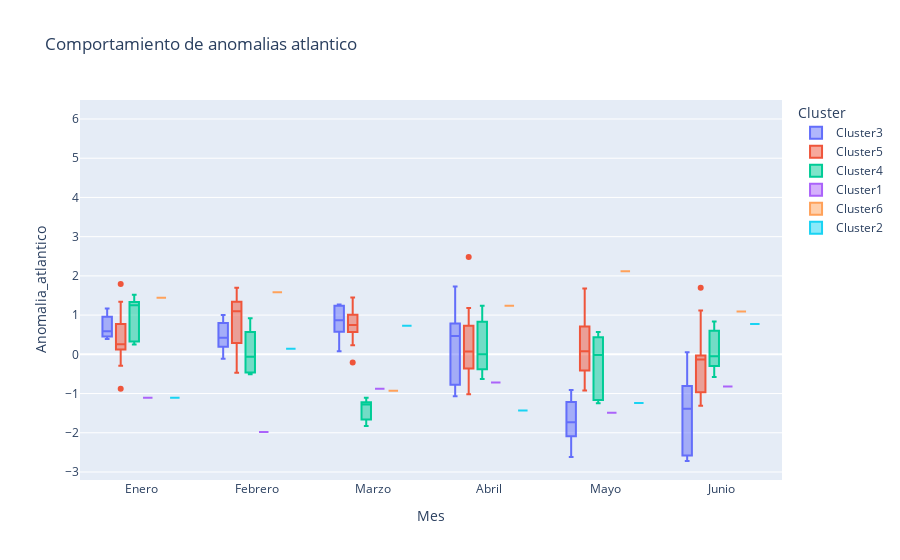

Notebook cell for this chart:
### Code cell
# Definir el orden de los clusters
clusters_orden = ["Cluster1", "Cluster2", "Cluster3", "Cluster4", "Cluster5", "Cluster6"]
df_melted['Clusteratlantico'] = pd.Categorical(df_melted['Clusteratlantico'], categories=clusters_orden, ordered=True)

# Ordenar los meses
meses_orden = ["Enero", "Febrero", "Marzo", "Abril", "Mayo", "Junio"]
df_melted['Mes'] = pd.Categorical(df_melted['Mes'], categories=meses_orden, ordered=True)

# Crear el boxplot
fig = px.box(df_melted, x='Mes', y='a_atlantico', color='Clusteratlantico', 
             labels={'Mes': 'Mes', 'a_atlantico': 'Anomalia_atlantico', 'Clusteratlantico': 'Cluster'},
             title='Comportamiento de anomalias atlantico')

# Mostrar la gráfica
fig.show()

### Figure 1 — Plotly figure (JSON) as saved in the notebook; plotly's stock layout.template omitted (floating-point values rounded to 4 significant figures)
{"data": [{"alignmentgroup": "True", "hovertemplate": "Cluster=Cluster3<br>Mes=%{x}<br>Anomalia_atlantico=%{y}<extra></extra>", "legendgroup": "Cluster3", "marker": {"color": "#636efa"}, "name": "Cluster3", "notched": false, "offsetgroup": "Cluster3", "orientation": "v", "showlegend": true, "type": "box", "x": ["Enero", "Enero", "Enero", "Enero", "Enero", "Febrero", "Febrero", "Febrero", "Febrero", "Febrero", "Marzo", "Marzo", "Marzo", "Marzo", "Marzo", "Abril", "Abril", "Abril", "Abril", "Abril", "Mayo", "Mayo", "Mayo", "Mayo", "Mayo", "Junio", "Junio", "Junio", "Junio", "Junio", null, null, null, null, null], "x0": " ", "xaxis": "x", "y": [0.39, 0.89, 1.17, 0.48, 0.59, -0.11, 0.73, 0.42, 1, 0.29, 0.87, 0.08, 1.27, 0.74, 1.23, -0.68, -1.07, 0.47, 1.73, 0.47, -1.32, -1.73, -0.91, -1.91, -2.62, -2.72, -1.39, -2.53, 0.05, -1.09, 3, 3, 3, 3, 3], "y0": " ", "yaxis": "y"}, {"alignmentgroup": "True", "hovertemplate": "Cluster=Cluster5<br>Mes=%{x}<br>Anomalia_atlantico=%{y}<extra></extra>", "legendgroup": "Cluster5", "marker": {"color": "#EF553B"}, "name": "Cluster5", "notched": false, "offsetgroup": "Cluster5", "orientation": "v", "showlegend": true, "type": "box", "x": ["Enero", "Enero", "Enero", "Enero", "Enero", "Enero", "Enero", "Enero", "Enero", "Enero", "Enero", "Enero", "Enero", "Enero", "Febrero", "Febrero", "Febrero", "Febrero", "Febrero", "Febrero", "Febrero", "Febrero", "Febrero", "Febrero", "Febrero", "Febrero", "Febrero", "Febrero", "Marzo", "Marzo", "Marzo", "Marzo", "Marzo", "Marzo", "Marzo", "Marzo", "Marzo", "Marzo", "Marzo", "Marzo", "Marzo", "Marzo", "Abril", "Abril", "Abril", "Abril", "Abril", "Abril", "Abril", "Abril", "Abril", "Abril", "Abril", "Abril", "Abril", "Abril", "Mayo", "Mayo", "Mayo", "Mayo", "Mayo", "Mayo", "Mayo", "Mayo", "Mayo", "Mayo", "Mayo", "Mayo", "Mayo", "Mayo", "Junio", "Junio", "Junio", "Junio", "Junio", "Junio", "Junio", "Junio", "Junio", "Junio", "Junio", "Junio", "Junio", "Junio", null, null, null, null, null, null, null, null, null, null, null, null, null, null], "x0": " ", "xaxis": "x", "y": [0.77, 0.6, 0.44, 0.16, -0.29, 0.22, -0.01, -0.88, 0.29, 1.79, 0.12, 1.34, 1.08, 0.21, 0.29, 1.7, 1.1, 0.62, -0.14, -0.47, 0.06, 0.7, 1.34, 1.32, 1.58, 1.26, 1.68, 1.09, 0.23, 0.77, 0.69, 0.32, 1.02, 1.44, 0.57, 0.61, 0.8, 1.45, 0.73, 1.01, 0.77, -0.21, -0.95, -0.03, 1.18, -0.18, 1.15, 0.17, -0.2, 2.48, 0.31, 0.73, 0.38, -1.02, -0.36, -0.78, 0.92, 1.58, -0.22, 0.01, 0.19, 0.66, 1.68, -0.06, -0.92, 0.15, -0.77, -0.41, 0.71, -0.44, 1.12, -0.03, 0.38, -0.07, -0.89, -1.31, -1.21, -1.28, -0.97, -0.07, -0.43, -0.15, -0.12, 1.7, 5, 5, 5, 5, 5, 5, 5, 5, 5, 5, 5, 5, 5, 5], "y0": " ", "yaxis": "y"}, {"alignmentgroup": "True", "hovertemplate": "Cluster=Cluster4<br>Mes=%{x}<br>Anomalia_atlantico=%{y}<extra></extra>", "legendgroup": "Cluster4", "marker": {"color": "#00cc96"}, "name": "Cluster4", "notched": false, "offsetgroup": "Cluster4", "orientation": "v", "showlegend": true, "type": "box", "x": ["Enero", "Enero", "Enero", "Enero", "Enero", "Febrero", "Febrero", "Febrero", "Febrero", "Febrero", "Marzo", "Marzo", "Marzo", "Marzo", "Marzo", "Abril", "Abril", "Abril", "Abril", "Abril", "Mayo", "Mayo", "Mayo", "Mayo", "Mayo", "Junio", "Junio", "Junio", "Junio", "Junio", null, null, null, null, null], "x0": " ", "xaxis": "x", "y": [0.25, 1.52, 1.27, 0.35, 1.25, 0.45, -0.06, -0.51, -0.45, 0.92, -1.26, -1.83, -1.28, -1.61, -1.11, 0, -0.3, 1.24, 0.69, -0.63, -0.02, -1.25, -1.14, 0.57, 0.39, -0.2, -0.05, 0.84, 0.52, -0.58, 4, 4, 4, 4, 4], "y0": " ", "yaxis": "y"}, {"alignmentgroup": "True", "hovertemplate": "Cluster=Cluster1<br>Mes=%{x}<br>Anomalia_atlantico=%{y}<extra></extra>", "legendgroup": "Cluster1", "marker": {"color": "#ab63fa"}, "name": "Cluster1", "notched": false, "offsetgroup": "Cluster1", "orientation": "v", "showlegend": true, "type": "box", "x": ["Enero", "Febrero", "Marzo", "Abril", "Mayo", "Junio", null], "x0": " ", "xaxis": "x", "y": [-1.11, -1.98, -0.88, -0.72, -1.49, -0.82, 1], "y0": " ", "yaxis": "y"}, {"alignmentgroup": "True", "hovertemplate": "Cluster=Cluster6<br>Mes=%{x}<br>Anomalia_atlantico=%{y}<extra></extra>", "legendgroup": "Cluster6", "marker": {"color": "#FFA15A"}, "name": "Cluster6", "notched": false, "offsetgroup": "Cluster6", "orientation": "v", "showlegend": true, "type": "box", "x": ["Enero", "Febrero", "Marzo", "Abril", "Mayo", "Junio", null], "x0": " ", "xaxis": "x", "y": [1.44, 1.58, -0.93, 1.24, 2.12, 1.09, 6], "y0": " ", "yaxis": "y"}, {"alignmentgroup": "True", "hovertemplate": "Cluster=Cluster2<br>Mes=%{x}<br>Anomalia_atlantico=%{y}<extra></extra>", "legendgroup": "Cluster2", "marker": {"color": "#19d3f3"}, "name": "Cluster2", "notched": false, "offsetgroup": "Cluster2", "orientation": "v", "showlegend": true, "type": "box", "x": ["Enero", "Febrero", "Marzo", "Abril", "Mayo", "Junio", null], "x0": " ", "xaxis": "x", "y": [-1.11, 0.14, 0.73, -1.43, -1.24, 0.77, 2], "y0": " ", "yaxis": "y"}], "layout": {"boxmode": "group", "legend": {"title": {"text": "Cluster"}, "tracegroupgap": 0}, "title": {"text": "Comportamiento de anomalias atlantico"}, "xaxis": {"anchor": "y", "domain": [0, 1], "title": {"text": "Mes"}}, "yaxis": {"anchor": "x", "domain": [0, 1], "title": {"text": "Anomalia_atlantico"}}}}
